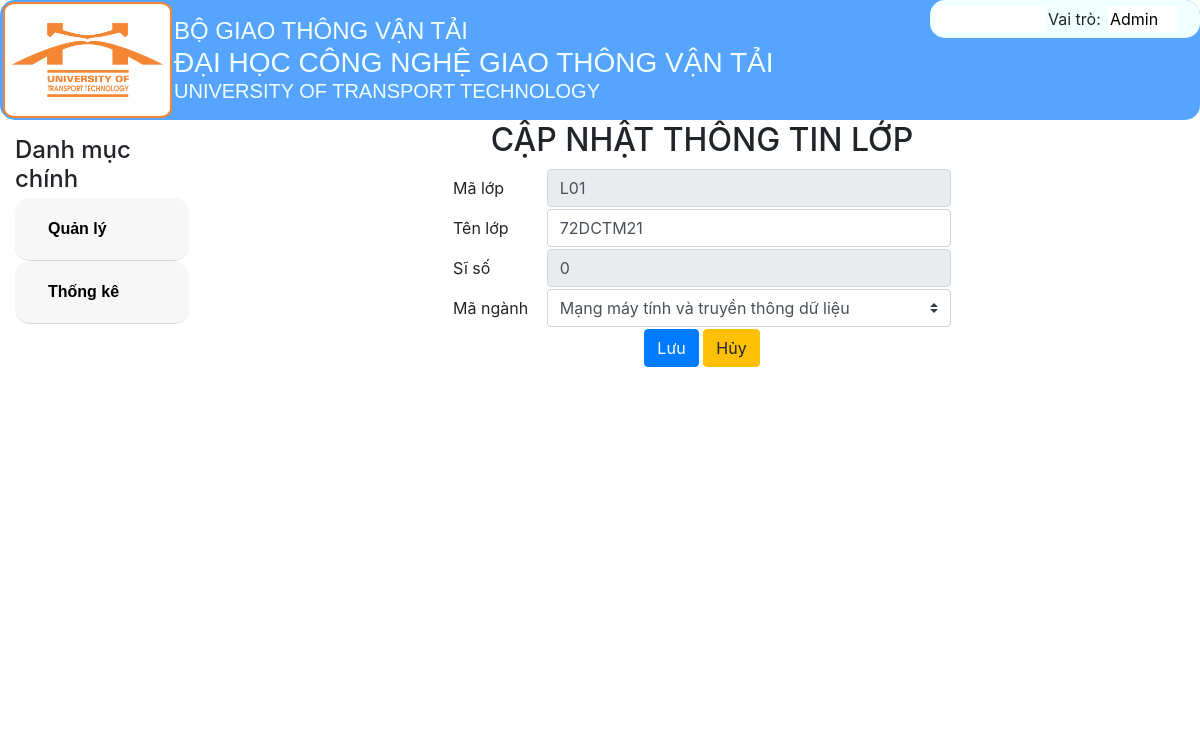
Screenshot of /DanhSachLop/Sua/L01 with the database file from the repository.
### tables this page shows
CREATE TABLE `lop` (
  `malop` varchar(30) NOT NULL,
  `tenlop` varchar(30) NOT NULL,
  `siso` varchar(10) NOT NULL,
  `manganh` varchar(30) NOT NULL
);

CREATE TABLE `nganh` (
  `manganh` varchar(30) NOT NULL,
  `tennganh` varchar(50) NOT NULL,
  `makhoa` varchar(30) NOT NULL
);

### MVC/Core/controller.php (called while the page is built, shortened)
<?php
class Controller
{
    public function mode($mode){
        return new $mode;
    }
    function view($view, $data= []){
        include_once './MVC/Views/'.$view.'.php';
    }
}

### MVC/Controllers/DanhSachLop.php (called while the page is built, shortened)
<?php
class DanhSachLop extends Controller
{
    protected $lop;
    protected $nganh;
    function __construct()
    {
        $this->lop = $this->mode('Lop');
        $this->nganh = $this->mode('Nganh');
    }
    function Sua($malop)
    {
        $this->view('MasterLayoutAD', [
            'page' => 'Lop_sua',
            'dulieu' => $this->lop->lop_find($malop, ''),
            'data_nganh' => $this->nganh->nganh_find('','')
        ]);
    }
}

### MVC/Core/app.php (called while the page is built, shortened)
<?php
class app
{
    protected $action = 'Get_data';
    function __construct()
    {
        $arr = $this->ProcessURL();
        if($arr!=null){
            if(file_exists("./MVC/Controllers/".$arr[0].".php")){
                $this->controller=$arr[0];
                unset($arr[0]);
            }
        }
        $this->controller=new $this->controller;
        if(isset($arr[1])){
            if(method_exists($this->controller,$arr[1])){
                $this->action=$arr[1];
            }
            unset($arr[1]);
        }
        $this->params=$arr?array_values($arr):[];
        call_user_func_array([$this->controller,$this->action],$this->params);
    }
    function ProcessURL(){
        if(isset($_GET['url'])){
            return explode("/",filter_var(trim($_GET['url']),FILTER_DEFAULT));
        }
    }
}
?>

### index.php (called while the page is built, shortened)
<?php
$myapp = new app();
?>

### MVC/Core/connectDB.php (called while the page is built, shortened)
<?php
class connectDB{
    protected $servername="localhost";
    protected $username="root";
    protected $password="";
    protected $dbname="btl_quanlydiem";
    function __construct(){
        $this->con=mysqli_connect($this->servername,$this->username,$this->password,$this->dbname);
    }
}
?>

### MVC/Models/Lop.php (called while the page is built, shortened)
<?php
class Lop extends connectDB{
    function lop_find($malop,$tenlop){
        $sql_lop_find="SELECT * FROM lop where malop like '%$malop%' and tenlop like '%$tenlop%'";
        return mysqli_query($this->con,$sql_lop_find);
    }
}

### MVC/Models/Nganh.php (called while the page is built, shortened)
<?php
class Nganh extends connectDB{
    function nganh_find($manganh,$tennganh){
        $sql_nganh_find="SELECT * FROM nganh where manganh like '%$manganh%' and tennganh like '%$tennganh%'";
        return mysqli_query($this->con,$sql_nganh_find);
    }
}

### MVC/Views/Pages/Lop_sua.php (the view, shortened to what this page needs)
<!DOCTYPE html>
<html lang="en">
<head>
    <link rel="stylesheet" href="Public/Css/style.css">
    <link rel="stylesheet" href="Public/Css/css_bootstrap.min.css">
    <link rel="stylesheet" href="https://stackpath.bootstrapcdn.com/bootstrap/4.1.1/css/bootstrap.min.css">
</head>
<body>
    <form action="http://localhost/BTL_QuanLyDiem/DanhSachLop/Sua_lop" method="post">
        <table cellspacing="20" align="center" style="width: 500px;">
            <tr>
                <td colspan="2" class="col1" style="text-align: center;">
                    <h2>CẬP NHẬT THÔNG TIN LỚP</h2>
                </td>
            </tr>
            <tr>
                <td>Mã lớp</td>
                <td>
                    <input class="form-control" type="text" name="txtMalop" value="<?php if (isset($data['dulieu'])) {
                        $row = mysqli_fetch_assoc($data['dulieu']);
                        echo $row['malop'];
                    } ?>" readonly>
                </td>
            </tr>
            <tr>
                <td>Tên lớp</td>
                <td>
                    <input class="form-control" type="text" name="txtTenlop" value="<?php echo $row['tenlop']; ?>">
                </td>
            </tr>
            <tr>
                <td>Sĩ số</td>
                <td>
                    <input class="form-control" type="text" name="txtSiso" value="<?php echo $row['siso']; ?>" readonly>
                </td>
            </tr>
            <tr>
                <td>Mã ngành</td>
                <td>
                    <select class="custom-select" id="txtMakhoa" name="txtMakhoa"
                        style="left: 1px; top: 9px; transition: none 0s ease 0s; cursor: move;">
                        <?php
                        if (isset($data['data_nganh']) && $data['data_nganh'] != null) {
                            while ($row_of_khoa = mysqli_fetch_array($data['data_nganh'])) {
                                ?>
                                <option value="<?php echo $row_of_khoa['manganh'] ?>" <?php if ($row_of_khoa['manganh'] == $row['manganh'])
                                       echo ' selected = "selected"'; ?>>
                                    <?php echo $row_of_khoa['tennganh'] ?>
                                </option>
                                <?php
                            }
                        }
                        ?>
                    </select>
                </td>
            </tr>
            <tr>
                <td colspan="2" align=center>
                    <input class="btn btn-primary" type="submit" name="btnLuu" value="Lưu">
                    <input class="btn btn-warning" type="submit" name="btnHuy" value="Hủy">
                </td>
            </tr>
        </table>
    </form>
</body>
</html>

### Public/Css/style.css (style rules this page uses)
.col1 { width: 200px; text-align: start; }

### rows the page displays
lop: txtMalop "L01", txtTenlop "72DCTM21", txtSiso "0", txtMakhoa "Mạng máy tính và truyền thông dữ liệu"
